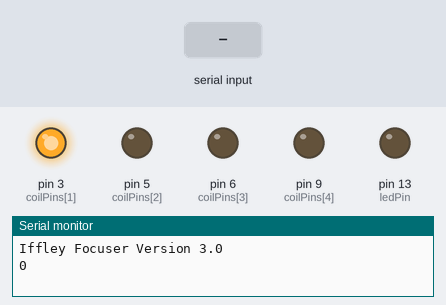
This sketch was run on a simulated Arduino Uno, built with avr-gcc and run on an emulated ATmega328P. Shown: output pins drawn as LEDs (lit = HIGH), the last lines printed to the serial monitor. Inputs (shaded band) come from the test bench.

Above: at 1.9 s.
2.0 s: "C" received over Serial
At 3.0 s:
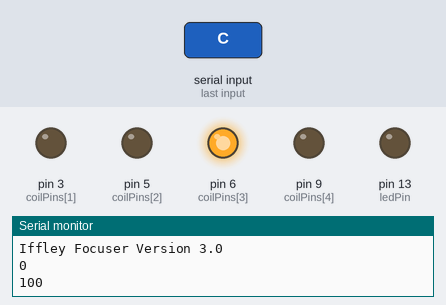
3.6 s: "I" received over Serial
At 4.0 s:
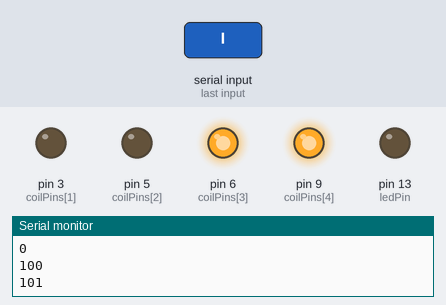
5.1 s: "D" received over Serial
At 6.3 s:
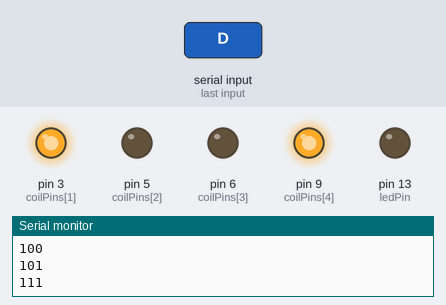
6.6 s: "i" received over Serial
At 7.5 s:
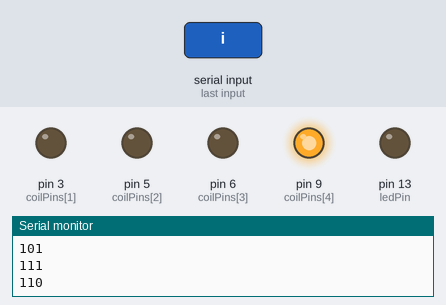
8.1 s: "c" received over Serial
At 8.9 s:
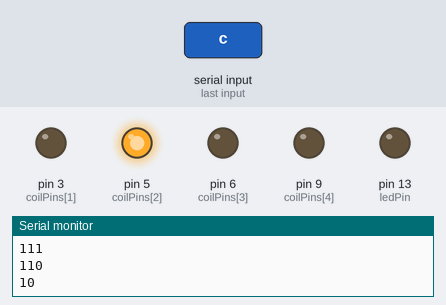
9.7 s: "d" received over Serial
At 11.1 s:
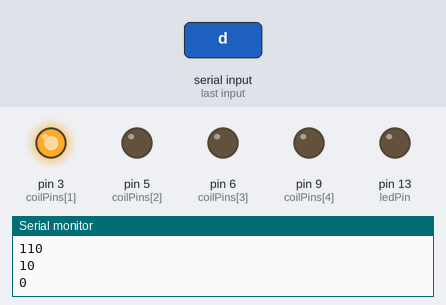
Timing chart, 0 to 12.2 s (numbered marks = the images above; inputs shaded):
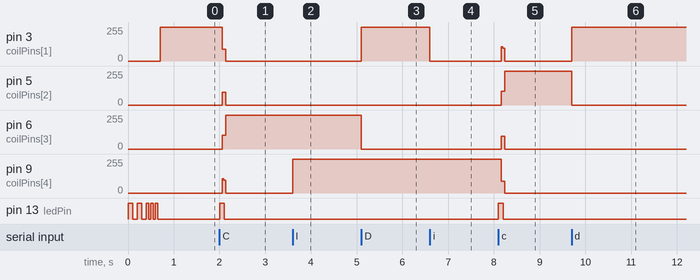

Measured:
- after the input at 2.0 s, pin 3 (coilPins[1]): 255/255 → 89/255 after 0.06 s, → 0/255 0.08 s later; pin 5 (coilPins[2]): 0/255 → 97/255 after 0.06 s, → 0/255 0.08 s later
- after the input at 3.6 s, pin 9 (coilPins[4]): 0/255 → 255/255 at once
- after the input at 5.1 s, pin 3 (coilPins[1]): 0/255 → 255/255 at once; pin 6 (coilPins[3]): 255/255 → 0/255 at once
- after the input at 6.6 s, pin 3 (coilPins[1]): 255/255 → 0/255 at once
- after the input at 8.1 s, pin 3 (coilPins[1]): 0/255 → 108/255 after 0.06 s, → 96/255 0.04 s later, → 0/255 0.04 s later; pin 5 (coilPins[2]): 0/255 → 102/255 after 0.06 s, → 255/255 0.08 s later
- after the input at 9.7 s, pin 3 (coilPins[1]): 0/255 → 255/255 at once; pin 5 (coilPins[2]): 255/255 → 0/255 at once

The sketch:

Iffley_Focuser_Version_2_0.ino
```cpp
// Iffley Focuser Arduino code

// A LED is connected to pin 13 (already on Arduino board)
int ledPin = 13;

// These are the pins that are used to drive the unipolar
// stepper motor (via the Darlington array), indexed by 1-4
byte coilPins[] = {
  255,3,5,6,9};

// variable that keeps track of the position of the focuser.
// this is reported back to the port after every received
// command
unsigned int position;

// the maximum position supported by this sketch
const unsigned int maxposition = 65535u;

// phases encodes the sequence of steps and half-steps
// first we turn on the first coil, then first and second,
// then second etc
// in binary: 0001 0011 0010 0110 0100 1100 1000 1001
byte phases[]={
  1,3,2,6,4,12,8,9};

// we do this when the serial port is opened
void setup()
{
  // set the mode of the pins we use
  pinMode(ledPin,OUTPUT);
  pinMode(coilPins[1],OUTPUT);
  pinMode(coilPins[2],OUTPUT);
  pinMode(coilPins[3],OUTPUT);
  pinMode(coilPins[4],OUTPUT);
  // flash the LED in a particular sequence: Morse _ _ . . .
  ledflash(100);
  ledflash(100);
  ledflash(50);
  ledflash(50);
  ledflash(50);
  // opens serial port, sets data rate to 19200 bps
  Serial.begin(19200);
  // send the identification
  Serial.println("Iffley Focuser Version 3.0");
  // set the position to zero
  position = 0;
  // set the coils to phase corresponding to position
  phaserinit(position);
  // send the position (in decimal) as a string
  Serial.println(position,DEC);
}

// keep doing this until reset
void loop()
{
  // variable for the byte we read off the serial port
  int incomingByte;
  int lv1;

  // this is a busy loop
  // most times there will be nothing available
  if (Serial.available()>0) {
    // something has arrived, turn on the LED
    ledon();
    // read the byte
    incomingByte = Serial.read();
    // check for known values
    switch(incomingByte) {
    case 'I':
    // a command to move forward, do it and update the position
      position = forward(position);
      break;
    case 'D':
    // a command to move forward, do it and update the position
      for (lv1=1;lv1<=10;lv1++) position = forward(position);
      break;
    case 'C':
    // a command to move forward, do it and update the position
      for (lv1=1;lv1<=100;lv1++) {
	   position = forward(position);
       delay(1);
      }
	  break;
    case 'i':
    // a command to move backward, do it and update the position
      position = backward(position);
      break;
    case 'd':
    // a command to move backward, do it and update the position
      for (lv1=1;lv1<=10;lv1++) position = backward(position);
	    break;
    case 'c':
    // a command to move backward, do it and update the position
      for (lv1=1;lv1<=100;lv1++){
        position = backward(position);
        delay(1);
      }
    break;
    case 'z':
    // a command to reset, set phase to 0 and update the position
      position = 0;
      phaserinit(position);
      break;
    default:
      break;
    }
    // now ALWAYS report the position
    Serial.println(position,DEC);
    // turn the LED off
    ledoff();
  }
}

// the next two functions keep position in [0,maxposition]
// move forward and return the new position
unsigned int forward(unsigned int pos)
{
  // variable for new position
  unsigned int newposition;
  // add one but don't allow overshoot
  newposition = (pos==maxposition)?maxposition:pos+1;
  // set the phase
  phaser(pos,newposition);
  // return the new position
  return(newposition);
}

unsigned int backward(unsigned int pos)
{
  unsigned int newposition;
  // subtract one but don't allow negative
  newposition = (pos==0)?0:pos-1;
  // set the phase
  phaser(pos,newposition);
  // return the new position
  return(newposition);
}

// turn the LED on
void ledon()
{
  digitalWrite(ledPin, HIGH);
}

// turn the LED off
void ledoff()
{
  digitalWrite(ledPin, LOW);
}

// flash the LED for a certain time (in 1/1000th seconds)
void ledflash(int time)
{
  ledon();
  delay(time);
  ledoff();
  delay(time);
}

// set the coil phase corresponding to a position [0,maxposition]
void phaserinit(unsigned int pos)
{
  byte x1, x2, x3, x4;
  // divide the position by 8 and take the remainder ( pos % 8)
  // that is the phase, use it to index the array phases to
  // tell which coils should be on
  // the & operation picks the correct bit
  // 1 if 1st coil should be ON, 0 otherwise
  x1 = phases[pos %8] & 1;
  // 2 if 2nd coil should be ON, 0 otherwise
  x2 = phases[pos %8] & 2;
  // 4 if 3rd coil should be ON, 0 otherwise
  x3 = phases[pos %8] & 4;
  // 8 if 4th coil should be ON, 0 otherwise
  x4 = phases[pos %8] & 8;
  // set the pins accordingly
  digitalWrite(coilPins[1],x1==1?HIGH:LOW);
  digitalWrite(coilPins[2],x2==2?HIGH:LOW);
  digitalWrite(coilPins[3],x3==4?HIGH:LOW);
  digitalWrite(coilPins[4],x4==8?HIGH:LOW);
}

// like phaserinit but only touch the pins that change
void phaser(unsigned int from, unsigned int to)
{
  byte will1,will2,will3,will4,was1,was2,was3,was4;
  from = from % 8;
  to = to % 8;
  will1 = phases[to] & 1;
  will2 = (phases[to] & 2);
  will3 = (phases[to] & 4);
  will4 = (phases[to] & 8);
  was1 = phases[from] & 1;
  was2 = (phases[from] & 2);
  was3 = (phases[from] & 4);
  was4 = (phases[from] & 8);
  // if the new setting is different then change the pin
  if (was1 != will1) digitalWrite(coilPins[1], will1==1?HIGH:LOW);
  if (was2 != will2) digitalWrite(coilPins[2], will2==2?HIGH:LOW);
  if (was3 != will3) digitalWrite(coilPins[3], will3==4?HIGH:LOW);
  if (was4 != will4) digitalWrite(coilPins[4], will4==8?HIGH:LOW);
}
```
